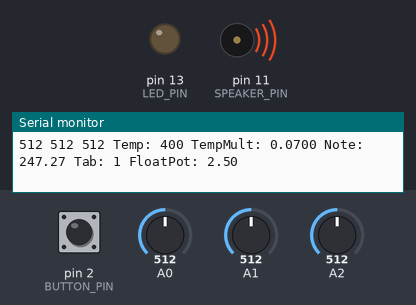
Simulated run of this sketch. Board: Arduino Uno, built with avr-gcc and run on an emulated ATmega328P. Shown: output pins drawn as LEDs (lit = HIGH), buzzer (waves = sounding), the last lines printed to the serial monitor. Dashed ring = blinking. The inputs (shaded band) are chosen by the test bench; at power-on: pin 2 (BUTTON_PIN) HIGH, A0 = 512, A1 = 512, A2 = 512. Random numbers use the default seed unless the sketch sets one; EEPROM starts erased.

Above: at 1.2 s.
1.3 s: pin 2 (BUTTON_PIN) pulled LOW for 0.35 s
At 4.14 s:
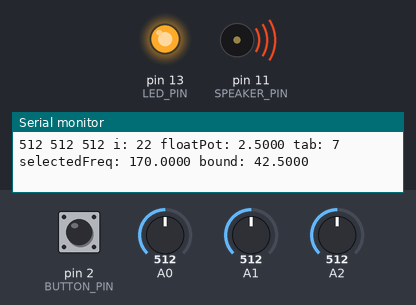
4.5 s: pin 2 (BUTTON_PIN) pulled LOW for 1 s
At 5.6 s:
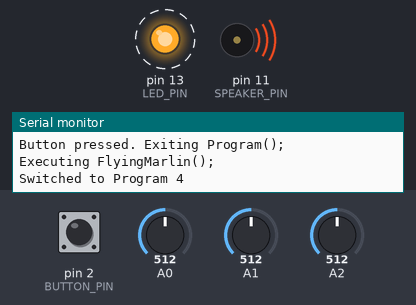
7.7 s: pin 2 (BUTTON_PIN) pulled LOW for 3.2 s
12.4 s: pin 2 (BUTTON_PIN) pulled LOW for 3.2 s
Timing chart, 0 to 19.8 s (numbered marks = the images above; inputs shaded):
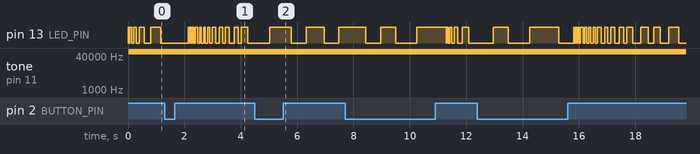

The sketch:

Flyingfish_v.054_beta.ino
```cpp
// Karplus-Strong implemented for solar sounder, with temperature sensor.
// DFISHKIN, 2021—2024. Thanks electro-music.com forums for inspiration! https://github.com/jlswbs/
// thanks Lee Tusman and Fame Tothong and Keng for joining the initial crew of beta testers.

#include <EEPROM.h>

#define SAMPLE_RATE 22050 // adjust sample rate to lower pitch,
                         //11025 for octave lower for example, 22050 normal
#define SIZE        256
#define OFFSET      32
#define LED_PIN     13
#define LED_PORT    PORTB
#define LED_BIT     5
#define SPEAKER_PIN 11
#define BUTTON_PIN 2

int out;
int last = 0;
int curr = 0;
uint8_t delaymem[SIZE];
uint8_t locat = 0;
float bound = SIZE; //bound is the period of the delayline.
     //it's important for pitch and timing routines later.
          // usesd to be a byte uint8_t
int accum = 0;
int lowpass = 0.1; // 0 ... 1.0
bool trig = false;

volatile int tempSensor = 0;
volatile int solarPanel = 0;
volatile int analogPot = 0;

int mappedTemp = 0;
int mappedSolar = 0;
int mappedPot = 0;
float floatPot = 0.0; // always need decimal places in floats.
     //this seems to work now.

int mode = 1; // Variable to track the current program mode
int val[6];

// note root -- needs to be under the size of the delayline window, can't be less than 256.
float beep = 255.0;

/////////// tuning in just intonation. based on LMY's WTP 3/7 prism—
// i added 11 limit notes to the original prism 3 and 7
float note1 = beep / (1.0/1.0);
float note2 = beep / (33.0/32.0);
float note3 = beep / (9.0/8.0);
float note4 = beep / (147.0/128.0);
float note5 = beep / (77.0/64.0);
float note6 = beep / (21.0/16.0);
float note7 = beep / (11.0/8.0);
float note8 = beep / (3.0/2.0);
float note9 = beep / (49.0/32.0);
float note10 = beep / (441.0/256.0);
float note11 = beep / (7.0/4.0);
float note12 = beep / (63.0/32.0);

float note13 = beep / (2.0/1.0);
float note14 = beep / (33.0/16.0);
float note15 = beep / (9.0/4.0);
float note16 = beep / (147.0/64.0);
float note17 = beep / (77.0/32.0);
float note18 = beep / (21.0/8.0);
float note19 = beep / (11.0/4.0);
float note20 = beep / (3.0/1.0);
float note21 = beep / (49.0/16.0);
float note22 = beep / (441.0/128.0);
float note23 = beep / (7.0/2.0);
float note24 = beep / (63.0/16.0);


float noteTable[24] = {
  note1, note2, note3, note4, note5, note6, note7, note8,
  note9, note10, note11, note12,  note13, note14, note15, note16,
  note17, note18, note19, note20, note21, note22, note23, note24
};

// Added Southeast Asian tuning freq from out research
// written by elekhlekha (kengchakaj & Nitcha fame)
///////////////////////////////////////////////////
// Ranat Ek # 1-8
float bar1 = beep / (1.0/1.0);
float bar2 = beep / (561.5/508.5);
float bar3 = beep / (619.9/508.5);
float bar4 = beep / (684.4/508.5);
float bar5 = beep / (755.7/508.5);
float bar6 = beep / (834.4/508.5);
float bar7 = beep / (921.2/508.5);
float bar8 = beep / (2.0/1.0);
float bar9 = beep / (561.5/254.25);
float bar10 = beep / (619.9/254.25);
float bar11 = beep / (684.4/254.25);
float bar12 = beep / (755.7/254.25);
float bar13 = beep / (834.4/254.25);
float bar14 = beep / (921.2/254.25);
float bar15 = beep / (4.0/1.0);
float bar16 = beep / (561.5/127.125);
float bar17 = beep / (619.9/127.125);
float bar18 = beep / (684.4/127.125);
float bar19 = beep / (755.7/127.125);
float bar20 = beep / (834.4/127.125);
float bar21 = beep / (921.2/127.125);
float bar22 = beep / (8.0/1.0);
float bar23 = beep / (561.5/63.5625);
float bar24 = beep / (619.9/63.5625);

float ranatTable[24] = {
  bar1, bar2, bar3, bar4, bar5, bar6, bar7, bar8,
  bar9, bar10, bar11, bar12,  bar13, bar14, bar15, bar16,
  bar17, bar18, bar19, bar20, bar21, bar22, bar23, bar24
};
///////////////////////////////////////////////////
// Punong sound #1-8 SoundCultures from Cambodia
float punong1 = beep / (1.0/1.0);
float punong2 = beep / (411.5/369.0);
float punong3 = beep / (458/369.0);
float punong4 = beep / (493.6/369.0);
float punong5 = beep / (554.4/369.0);
float punong6 = beep / (682.0/369.0);
float punong7 = beep / (2.0/1.0);
float punong8 = beep / (411.5/184.5);
float punong9 = beep / (458/184.5);
float punong10 = beep / (493.6/184.5);
float punong11 = beep / (554.4/184.5);
float punong12 = beep / (682.0/184.5);
float punong13 = beep / (4.0/1.0);
float punong14 = beep / (411.5/92.25);
float punong15 = beep / (458/92.25);
float punong16 = beep / (493.6/92.25);
float punong17 = beep / (554.4/92.25);
float punong18 = beep / (682.0/92.25);
float punong19 = beep / (8.0/1.0);
float punong20 = beep / (411.5/46.125);
float punong21 = beep / (458/46.125);
float punong22 = beep / (493.6/46.125);
float punong23 = beep / (554.4/46.125);
float punong24 = beep / (682.0/46.125);

float punongTable[24] = {
  punong1, punong2, punong3, punong4, punong5, punong6, punong7, punong8,
  punong9, punong10, punong11, punong12,  punong13, punong14, punong15, punong16,
  punong17, punong18, punong19, punong20, punong21, punong22, punong23, punong24
};
///////////////////////////////////////////////////

//random weights function is kind of boring sounding to me, one year later.
//
int weights1[24] = {20, 1, 1, 1, 1, 1, 1, 20, 1, 1, 20, 1, 20, 1, 1, 1, 1, 1, 1, 20, 1, 1, 20, 1};
/*by increasing numbers for each index in the weighted array, you make an item more likely to be chosen.
zero for no choices, all 1s for regular random algo*/

int weights2[24] = {1, 40, 1, 1, 1, 1, 40, 1, 1, 1, 1, 1, 1, 40, 1, 1, 1, 1, 40, 1, 1, 1, 1, 1};
//try to emphasize 7

int weightsRanat[8] = {30, 30, 30, 1, 30, 30, 1, 30};

int weightsPunong[8] = {20, 1, 40, 40, 40, 30, 40, 1 };

int randomweights[24] = {1, 1, 1, 1, 1, 1, 1, 1, 1, 1, 1, 1, 1, 1, 1, 1, 1, 1, 1, 1, 1, 1, 1, 1};


//karplus strong implementation
ISR(TIMER1_COMPA_vect) {

  OCR2A = 0xff & out; //send output to timer A, how sound leaves the pin!

  if (trig) { //if the karplus gets triggered

    for (int i = 0; i < SIZE; i++) delaymem[i] = random(); //fill the delay line with random numbers

    trig = false; //turn off the trigger

  } else {

    delaymem[locat++] = out;        //the input to the delay line the output of the previous call of this function
    if (locat >= bound) locat = 0;  //this makes the delay line wrap around. bound is the effective length of the line.
                                   //if you surpass the bound, move pointer back to zero.

    curr = delaymem[locat]; //get the new output of the delay line.

    out = accum >> lowpass; //divide the previous output by two
                            //controls the dampening factor of the string, reduces the energy by lopass

    //accum = accum - out + ((last>>1) + (curr>>1)); //1 pole IR filter, a smoothing function,
                                                   //averages the current output and the previous output

    accum = accum - out + ((last>>1) + (curr>>1));

    last = curr;

  }
}

void startPlayback()
{
    pinMode(SPEAKER_PIN, OUTPUT);
    pinMode(LED_PIN, OUTPUT);
   // Set up Timer 2 to do beep width modulation on the speaker pin.

    ASSR &= ~(_BV(EXCLK) | _BV(AS2));   // Use internal clock (datasheet p.160)
    TCCR2A |= _BV(WGM21) | _BV(WGM20);
    TCCR2B &= ~_BV(WGM22);  // Set fast PWM mode  (p.157)

    TCCR2A = (TCCR2A | _BV(COM2A1)) & ~_BV(COM2A0);
    TCCR2A &= ~(_BV(COM2B1) | _BV(COM2B0));
    // Do non-inverting PWM on pin OC2A (p.155)-- pin 11.

    TCCR2B = (TCCR2B & ~(_BV(CS12) | _BV(CS11))) | _BV(CS10);   // No prescaler (p.158)
    OCR2A = 0;   // Set initial beep width to zero/
    cli();   // Set up Timer 1 to send a sample every interrupt. or, clear interrupts

    TCCR1B = (TCCR1B & ~_BV(WGM13)) | _BV(WGM12);
    TCCR1A = TCCR1A & ~(_BV(WGM11) | _BV(WGM10));
    // Set CTC mode (Clear Timer on Compare Match) (p.133)
    // Have to set OCR1A *after*, otherwise it gets reset to 0!

    TCCR1B = (TCCR1B & ~(_BV(CS12) | _BV(CS11))) | _BV(CS10);
    // No prescaler (p.134)

    OCR1A = F_CPU / SAMPLE_RATE;
 // Set the compare register (OCR1A).
    // OCR1A is a 16-bit register, so we have to do this with
    // interrupts disabled to be safe.
    // 16e6 / x = y

    TIMSK1 |= _BV(OCIE1A);
   // Enable interrupt when TCNT1 == OCR1A (p.136)

    sei();
}

void stopPlayback()
{
    TIMSK1 &= ~_BV(OCIE1A);  // Disable playback per-sample interrupt.
    TCCR1B &= ~_BV(CS10);    // Disable the per-sample timer completely.
    TCCR2B &= ~_BV(CS10);    // Disable the PWM timer.
    digitalWrite(SPEAKER_PIN, LOW);
}


void setup() {
  startPlayback();
   Serial.begin(115200);
  randomSeed(analogRead(4));       //was 0. trying another analog pin. move to the regular void loop?
    pinMode(BUTTON_PIN, INPUT_PULLUP); // Configure the button pin as input with pull-up resistor

  if(EEPROM.read(0)==255){ // when first uploading program, eeprom is empty (aka, 255)
    mode=1;           //so we need to check that and write a default state
  } else {
  mode = EEPROM.read(0);
  }
}

void updateSensorReadings()
{
  tempSensor = analogRead(0);
  /* define where the temperature sensor is.
  Use 3 pin TMP36GT9Z from analog devices! easy.
  Note that for 105F° the ADC is approx 185.
  and for 15° the ADC is approx 83
  roughly one degree F per bit but not exactly.  */
  solarPanel = analogRead(1);
    /* define where the wobbly voltage is.
    this is just a voltage divider hooked up to the solar panel,
   should vary from 5v to 0v depending on sun conditions.
  can be used later.
   value reliably ferret between 600 and 900 with 100k and 81k resistor*/
  analogPot = analogRead(2); // analog pot for testing.
  tempSensor = constrain(tempSensor, 83, 185);
  mappedTemp = map(tempSensor, 83, 185, 200, 400);
  solarPanel = constrain(solarPanel, 630, 950);
  mappedSolar = map(solarPanel, 630, 950, 200, 400);
  mappedPot = map(analogPot, 0, 1023, 0, 500);
  floatPot = mappedPot / 100.0; // always need decimal places in floats.
     //this seems to work now.


}

float fade(float t) {
  return t * t * t * (t * (t * 6 - 15) + 10);
}

float lerp(float a, float b, float t) {
  return a + t * (b - a);
}

float grad(int hash, float x) {
  int h = hash & 15;
  float grad = 1.0 + (h & 7);
  if (h & 8) grad = -grad;
  return (grad * x);
}

float perlinNoise(float x) {
  int X = (int)x & 255;
  x -= (int)x;
  float u = fade(x);
  int a = (X) & 255;
  int b = (X + 1) & 255;
  return lerp(grad(a, x), grad(b, x - 1), u);
}


/*WEIGHTED RANDOM FUNCTION
 REPLACES REGULAR ARDUINO RANDOM WITH MORE OCCURRANCES
 Just adjust the weight and width the table correctly*/
int weightedRandom(int* weights, int width) {
  int totalWeight = 0;
  for (int i = 0; i < width; i++) {
    totalWeight += weights[i];
  }

  int randomValue = random(totalWeight); // is this truly random?
  int cumulativeWeight = 0;
  for (int i = 0; i < width; i++) {
    cumulativeWeight += weights[i];
    if (randomValue < cumulativeWeight) {
      return i;
    }
  }
  return width - 1;
}


// simple. count to 24 to make sure you are in tune. never use this to make music!
//just test your notes this way.

void FlyingCounter() {
  int noteIndex = 0;

  // Ensure playback is started
  startPlayback();

  while (true) {
    // Set the boundFloat to the current note frequency
    bound = punongTable[noteIndex] / 1.0;

    // Trigger sound generation
    trig = true;

    // Print debug information
    Serial.print(F("Note index: "));
    Serial.print(noteIndex);
    Serial.print(F(" Frequency: "));
    Serial.println(bound, 4);

    // Allow time for the sound to be heard (e.g., 450ms)
    for (int i = 0; i < 90; i++) {
      // Check if the button is pressed to exit the function
      if (digitalRead(BUTTON_PIN) == LOW) {
        Serial.println(F("Button pressed. Exiting FlyingCounter();"));
        return;
      }
      delay(5);  // Short delay to allow for button checking
    }

    // Stop the current note
    trig = false;

    // Increment the note index, wrapping around to 0 when it reaches 24
    noteIndex = (noteIndex + 1) % 24;

    // Short silence between notes (e.g., 50ms)
    delay(50);
  }

  // This line will never be reached due to the infinite loop,
  // but we'll keep it for consistency with the original function
  Serial.println(F("Finished executing FlyingCounter();"));
}

//FlyingFlounder floundering to the lowest aspirations of computer music:
//random. (see m. puckette, 2022)
//so weighted random algorithm works, but is clunky and aleatroic like windchimes.
//leaving it in for posterity's sake
//weights array referencing the likelihood of a note in the 24 note scale
// noteTable is the scale
// phrase end is the width of the forloop (rhythm phrasing)
//divisor is the lowest note of the scale. divide by 2 or 4 to change the octave, etc.

void FlyingFlounder(int* weights, float* noteTable, int phraseBegin, int phraseEnd, float divisor) //need to add value for the start value
{
  int j = 1;
  int phraseStop = phraseBegin - 1;
  for (int i = phraseBegin; i > phraseStop; i = i + j)  // Wraps entire rhythm structure in this loop.
  {
    if (i == phraseEnd)
          { // Catch the edge of the timer! this number 30 could be resized.
          j = -1;     // Switch direction at the peak.
          }


    // Note Choice
    int tab = weightedRandom(weights, 24); // Critical note choice line of code.
                                            // '24' could become 'Weightsize'

    // Bound = noteTable[tab] + thermal; // Put a little thermal variation on the pitch.
    bound = noteTable[tab]; // No thermal variation on the pitch.
    bound = bound / divisor; //choose where to put the tonic.

    // LOPASS FILTERING
    int value = random(0, 1023); // Put a random articulator variable onto the lopass input.
    float falue = map(value, 0, 1023, 1, 3000) / 1000.0; // Shift the value to between 0.0 and 3.0.
    lowpass = falue; // Route that value to the lopass variable.

    LED_PORT ^= 1 << LED_BIT; // Toggles an LED for debug purposes.
    trig = true;              // True at the trigger fires a Karplus grain.

    // RHYTHMIC ARTICULATION
    int bond = bound * i; // Takes the bound, multiplies it by the expanding variable, will go to "phraseEnd"!
    int vari = i * 3;
    bond = bond + vari;
    bond = bond / 5;
    delay(bond);

    for(int q = 0; q < 3; q++) { //this loop prints the three analog voltages in 10 bit binary to the Serial
      val[q] = analogRead(q); //comment this out if you need to!
      Serial.print(val[q]);
      Serial.print(" ");
    }
    Serial.println(); //need to carriage return of course

    // Check for button press and exit loop if pressed
    if (digitalRead(BUTTON_PIN) == LOW) {
      Serial.println(F("Button pressed. Exiting FlyingFlounder();"));
      break;
    }
  }
  Serial.println(F("Executing FlyingFlounder();"));
}


void FlyingMarlin(float* noteTable, int phraseBegin, int phraseEnd, float divisor, float mult, float add)
{
  int j = 1;
  int phraseStop = phraseBegin - 1;
  for (int i = phraseBegin; i > phraseStop; i = i + j)
  {
    if (i == phraseEnd)
    {
      j = -1;
    }

    updateSensorReadings();

    // Debug: Print loop counter and sensor readings
    for(int q = 0; q < 3; q++) { //this loop prints the three analog voltages in 10 bit binary to the Serial
      val[q] = analogRead(q); //comment this out if you need to!
      Serial.print(val[q]);
      Serial.print(" ");
    }
    Serial.print(F("i: "));
    Serial.print(i);
    Serial.print(F(" floatPot: "));
    Serial.print(floatPot, 4);
    Serial.print(F(" "));

    // Perlin noise calculation
    float noiseInput = (i * (mult + 0.0)) + floatPot;
    float rawNoise = perlinNoise(noiseInput);
    float noiseValue = (rawNoise + 1.0) / 2.0;
    noiseValue = constrain(noiseValue, 0.0, 0.9999);

    //Map Perlin to noteTable
    int tab = (int)(noiseValue * 23.0);
    tab = constrain(tab, 0, 23);
    float selectedFreq = noteTable[tab];
    bound = selectedFreq / divisor;

    // Debug: Print note selection details
    Serial.print(F("tab: "));
    Serial.print(tab);
    Serial.print(F(" selectedFreq: "));
    Serial.print(selectedFreq, 4);
    Serial.print(F(" bound: "));
    Serial.print(bound, 4);
    Serial.println();

    // Trigger sound generation
     LED_PORT ^= 1 << LED_BIT;
    trig = true;

    // Original random lowpass filter calculation
    int value = random(0, 1023);
    float falue = map(value, 0, 1023, 1, 3000) / 1000.0;
    lowpass = falue;

    //Rhythm timing
    int bond = bound * i;
    int vari = i * 3;
    bond = bond + vari;
    bond = bond / 5;
    delay(bond);

    if (digitalRead(BUTTON_PIN) == LOW) {
      Serial.println(F("Button pressed. Exiting Program();"));
      break;
    }
  }
  Serial.println(F("Executing FlyingMarlin();"));
}

void FlyingMarlinTemp(float* noteTable, int phraseBegin, int phraseEnd, float divisor, float mult, float add)
{
  int j = 1;
  int phraseStop = phraseBegin - 1;
  for (int i = phraseBegin; i > phraseStop; i = i + j)
  {
    if (i == phraseEnd)
    {
      j = -1;
    }

    updateSensorReadings();

    // Debug: Print loop counter and sensor readings
    for(int q = 0; q < 3; q++) { //this loop prints the three analog voltages in 10 bit binary to the Serial
      val[q] = analogRead(q); //comment this out if you need to!
      Serial.print(val[q]);
      Serial.print(" ");
    }

    // Use temperature to affect the mult parameter
    float tempMult = map(mappedTemp, 200, 400, mult * 0.5, mult * 1.5) / 100.0;
    float noiseValue = (perlinNoise((i * tempMult) + floatPot + add) + 1.0) / 2.0;

    noiseValue = constrain(noiseValue, 0.0, 1.0);
    int tab = (int)(noiseValue * 23.0);
    tab = constrain(tab, 0, 23);
    bound = noteTable[tab];
    bound = bound / divisor;

  // Print debug information
    Serial.print(F("Temp: "));
    Serial.print(mappedTemp);
    Serial.print(F(" TempMult: "));
    Serial.print(tempMult, 4);
    Serial.print(F(" Note: "));
    Serial.print(noteTable[tab]);
    Serial.print(F(" Tab: "));
    Serial.print(tab);
    Serial.print(F(" FloatPot: "));
    Serial.println(floatPot);

    LED_PORT ^= 1 << LED_BIT;
    trig = true;


    int value = random(0, 1023);
    float falue = map(value, 0, 1023, 1, 3000) / 1000.0;
    lowpass = falue;
    int bond = bound * i;
    int vari = i * 3;
    bond = bond + vari;
    bond = bond / 5;
    delay(bond);

    if (digitalRead(BUTTON_PIN) == LOW) {
      Serial.println(F("Button pressed. Exiting FlyingMarlinTemp();"));
      break;
    }
  }
  Serial.println(F("Finished executing FlyingMarlinTemp();"));
}


void loop() {
  // Check for button press and update the mode
  if (digitalRead(BUTTON_PIN) == LOW) {
    mode = (mode % 4) + 1; // Cycle through modes 1-8
    Serial.print(F("Switched to Program "));
    Serial.println(mode);
       // Write the current mode to EEPROM
    EEPROM.write(0, mode);
    delay(500); // Debounce delay
  }

  // Call the appropriate program based on the mode
  switch (mode) {
 case 1:
FlyingMarlinTemp(noteTable, 0, 30, 1, 5.0, 2.5);
  break;
    case 2:
      FlyingMarlin(noteTable, 0, 30, 4, 2.1, 1.9);
      break;
    case 3:
      FlyingMarlin(noteTable, 20, 40, 2, 0.5, 2.3);
      break;
    case 4:
      FlyingMarlin(noteTable, 26, 65, 1.33, 0.25, 4.2);
      break;
    default:
      break;

  }

}

 /*  some other cool settings
     FlyingFlounder(weights1, noteTable, 0, 30, 1); //weighted random, scale, beginning count and end count, divisor of note
     FlyingFlounder(weights1, noteTable, 0, 30, 4);
     FlyingFlounder(weights2, noteTable, 10, 20, 2);
     FlyingFlounder(randomweights, noteTable, 0, 7, 0.5);
     FlyingFlounder(weightsRanat, ranatTable, 0, 7, 1);
     FlyingFlounder(weightsPunong, PunongTable, 0, 20, 4);
*/
```
